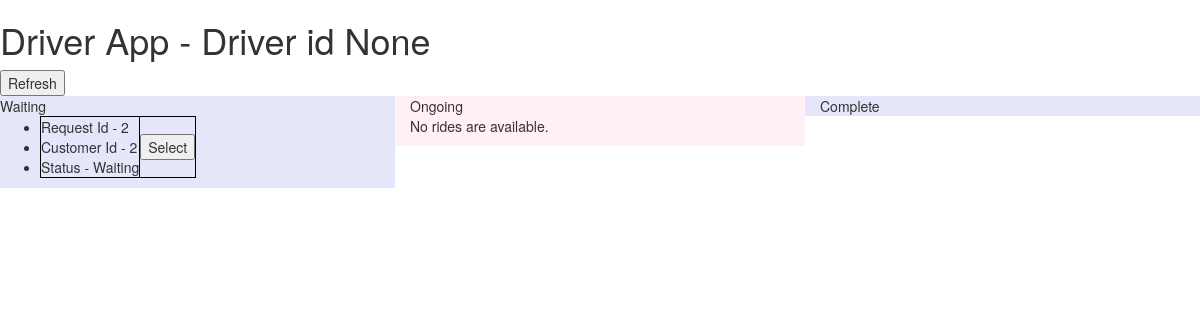
Page /driverapp/ on the earlier database version.
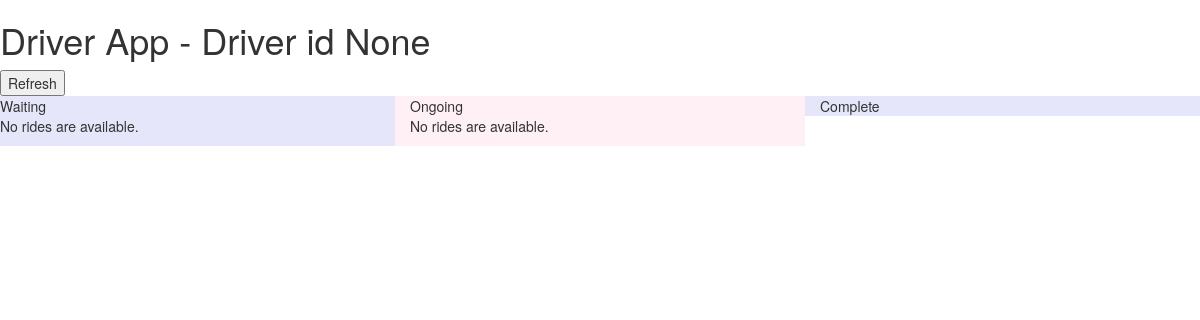
Same page on the later database version.
### DriverApp/models.py (models this page shows)
class Request(models.Model):
    status_choices = (
        (0, 'waiting'),
        (1, 'ongoing'),
        (2, 'complete')
    )
    request_id = models.AutoField(primary_key=True)
    customer_id = models.ForeignKey('Customer')
    driver_id = models.ForeignKey('Driver', null=True, blank=True)
    requested_at = models.DateTimeField(auto_now_add=True)
    picked_at = models.DateTimeField(null=True, blank=True)
    completed_at = models.DateTimeField(null=True, blank=True)
    status = models.IntegerField(choices=status_choices, default=0)
    request_location_lat = models.DecimalField(max_digits=15, decimal_places=11)
    request_location_long = models.DecimalField(max_digits=15, decimal_places=11)

class Customer(models.Model):
    customer_id = models.AutoField(primary_key=True)
    def __unicode__(self):
        return str(self.customer_id)

### DriverApp/views.py (the view)
# urls.py: url(r'^driverapp/$', views.index),
def index(request):
    driverid = request.GET.get('id', None)
    latest_request_list = Request.objects.order_by('-requested_at')
    template = loader.get_template('DriverApp/driverapp.html')
    context = {
        'latest_request_list_waiting': latest_request_list.filter(status=0),
        'latest_request_list_ongoing': latest_request_list.filter(driver_id=driverid).filter(status=1),
        'latest_request_list_complete': latest_request_list.filter(driver_id=driverid).filter(status=2),
        'driver_id': driverid,
    }
    if request.method == 'post':
        print 'here'
    return HttpResponse(template.render(context, request))

### DriverApp/templates/DriverApp/driverapp.html (shortened to what this page needs)
<!DOCTYPE html>
<html lang="en">
<head>
  <link rel="stylesheet" href="https://maxcdn.bootstrapcdn.com/bootstrap/3.3.7/css/bootstrap.min.css">
</head>
<body>
<h1>Driver App - Driver id {{driver_id}}</h1><FORM><INPUT TYPE="button" onClick="history.go(0)" VALUE="Refresh"></FORM>
<div class="row">
    <div class="col-sm-4" style="background-color:lavender;">Waiting
    {% if latest_request_list_waiting %}
    <ul>
    {% for request in latest_request_list_waiting %}
        <table>
            <tr><td>
        <li>Request Id - {{ request.request_id }}</li>
        <li>Customer Id - {{ request.customer_id }}</li>
        <li>Status - {% if request.status == 0 %}
                        Waiting
                     {% endif %}
        </li>
            </td>
            <td>
            <input id="submit" type="button" value="Select" onclick="call_counter({{request.request_id}}, {{driver_id}});"/>
            </td>
            </tr>
        </table>
    {% endfor %}
    </ul>
    {% else %}
        <p>No rides are available.</p>
    {% endif %}
</div>
    <div class="col-sm-4" style="background-color:lavenderblush;">Ongoing
        {% if latest_request_list_ongoing %}
    <ul>
    {% for request in latest_request_list_ongoing %}
        <table>
            <tr><td>
        <li>Request Id - {{ request.request_id }}</li>
        <li>Customer Id - {{ request.customer_id }}</li>
        <li>Status - {% if request.status == 1 %}
                        Ongoing
                     {% endif %}
        </li>
            </td>
            </tr>
        </table>
    {% endfor %}
    </ul>
    {% else %}
        <p>No rides are available.</p>
    {% endif %}
</div>
    <div class="col-sm-4" style="background-color:lavender;">Complete</div>
</div>
</body>
</html>

Differences in the rows shown:
no longer on this page (row edited): Request: request_id "2", customer_id "2", status "Waiting"
Other differences:
text now shown: "No rides are available."
